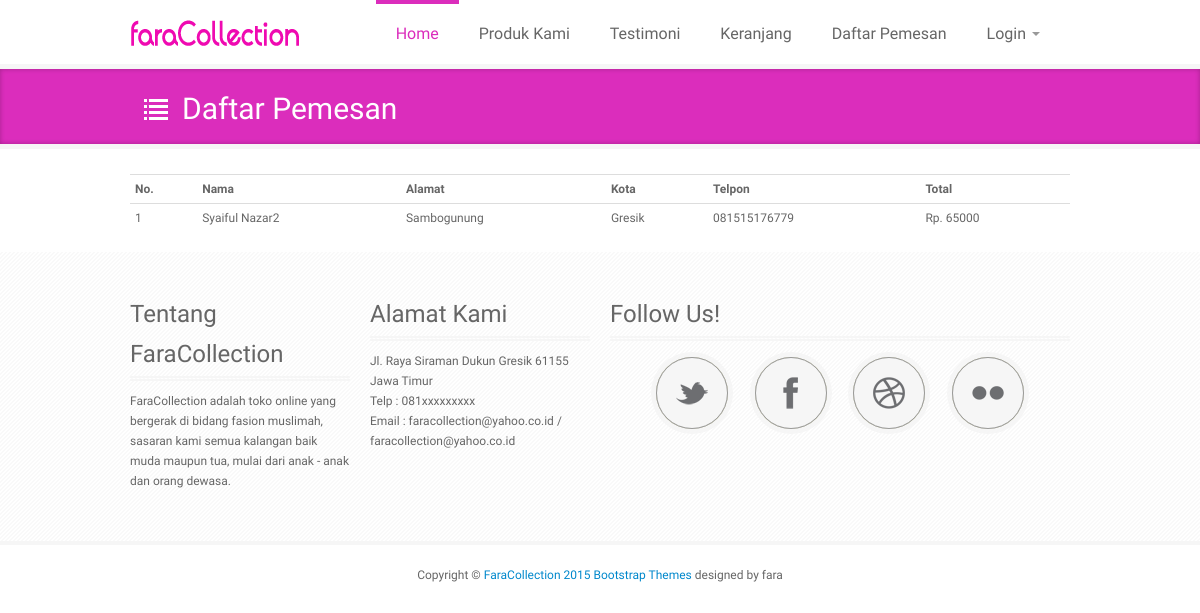
Page /daftar.php on the committed database.
### tables this page shows
CREATE TABLE IF NOT EXISTS `pemesan` (
  `id` int(11) NOT NULL AUTO_INCREMENT,
  `nm_usr` varchar(50) NOT NULL,
  `email_usr` varchar(50) NOT NULL,
  `almt_usr` text NOT NULL,
  `kp_usr` varchar(20) NOT NULL,
  `kota_usr` varchar(20) NOT NULL,
  `tlp` varchar(20) NOT NULL,
  `total` int(100) NOT NULL,
  PRIMARY KEY (`id`)
);

### daftar.php (the view, shortened to what this page needs)
<!DOCTYPE html>
<html lang="en">
<head>
    <link href="css/bootstrap.css" rel="stylesheet">
    <link href="css/bootstrap-responsive.css" rel="stylesheet">
	<link href="css/style.css" rel="stylesheet">
</head>
<body>
	<header>
		<div class="container">
			<div class="row">
				<div class="logo span3">
					<a class="brand" href="#"><img src="img/logo2.png" alt="Logo"></a>
				</div>
				<div class="span9">
					<div class="navbar navbar-inverse">
			    		<div class="navbar-inner">
			          		<div class="nav-collapse collapse">
			            		<ul class="nav">
			              			<li class="active"><a href="index.php">Home</a></li>
			              			<li><a href="produk.php">Produk Kami</a></li>
									<li><a href="testimoni.php">Testimoni</a></li>
                                    <li><a href="detail.php">Keranjang</a></li>
									<li><a href="daftar.php">Daftar Pemesan</a></li>
			              			<li class="dropdown">
			                			<a href="#" class="dropdown-toggle" data-toggle="dropdown">Login <b class="caret"></b></a>
			              			</li>
			            		</ul>
			          		</div>
			        	</div>
			      	</div>
				</div>
			</div>
		</div>
	</header>
	<div id="page-title">
		<div id="page-title-inner">
			<div class="container">
				<h2><i class="ico-list ico-white"></i>Daftar Pemesan</h2>
			</div>
		</div>
	</div>
	<div id="wrapper">
		<div class="container">
<table class="table table-hover table-condensed">
<tr>
					<th>No.</th>
					<th>Nama</th>
					<th>Alamat</th>
					<th>Kota</th>
					<th>Telpon</th>
					<th>Total</th>
				</tr>
			    <?php
				$no = 1;
							$get = mysql_query('SELECT * FROM pemesan');
							while($get_row = mysql_fetch_assoc($get)){
								echo '
								<tr>
									<td align="center">'.$no.'</td>
									<td align="center">'.$get_row['nm_usr'].'</td>
									<td align="center">'.$get_row['almt_usr'].'</td>
									<td align="right">'.$get_row['kota_usr'].'</td>
									<td align="right">'.$get_row['tlp'].'</td>
										<td align="right"> Rp. '.$get_row['total'].'</td>
								</tr>
								';
								$no++;
							}
				?>
</table>
		</div>
	</div>
	<div id="footer">
		<div class="container">
			<div class="row">
				<div class="span3">
					<h3>Tentang FaraCollection</h3>
					<p>
						FaraCollection adalah toko online yang bergerak di bidang fasion muslimah, sasaran kami semua kalangan baik muda maupun tua, mulai dari anak - anak dan orang dewasa.
					</p>
				</div>
				<div class="span3">
					<h3>Alamat Kami</h3>
					Jl. Raya Siraman Dukun Gresik 61155 Jawa Timur<br />
                    Telp : 081xxxxxxxxx<br />
                    Email : <a href="mailto:faracollection@yahoo.co.id">faracollection@yahoo.co.id</a> / <a href="mailto:faracollection@yahoo.co.id">faracollection@yahoo.co.id</a>
				</div>
				<div class="span6">
					<h3>Follow Us!</h3>
					<ul class="social-grid">
						<li>
							<div class="social-item">
								<div class="social-info-wrap">
									<div class="social-info">
										<div class="social-info-front social-twitter">
											<a href="http://twitter.com"></a>
										</div>
										<div class="social-info-back social-twitter-hover">
											<a href="http://twitter.com"></a>
										</div>
									</div>
								</div>
							</div>
						</li>
						<li>
							<div class="social-item">
								<div class="social-info-wrap">
									<div class="social-info">
										<div class="social-info-front social-facebook">
											<a href="http://facebook.com"></a>
										</div>
										<div class="social-info-back social-facebook-hover">
											<a href="http://facebook.com"></a>
										</div>
									</div>
								</div>
							</div>
						</li>
						<li>
							<div class="social-item">
								<div class="social-info-wrap">
									<div class="social-info">
										<div class="social-info-front social-dribbble">
											<a href="http://dribbble.com"></a>
										</div>
										<div class="social-info-back social-dribbble-hover">
											<a href="http://dribbble.com"></a>
										</div>
									</div>
								</div>
							</div>
						</li>
						<li>
							<div class="social-item">
								<div class="social-info-wrap">
									<div class="social-info">
										<div class="social-info-front social-flickr">
											<a href="http://flickr.com"></a>
										</div>
										<div class="social-info-back social-flickr-hover">
											<a href="http://flickr.com"></a>
										</div>
									</div>
								</div>
							</div>
						</li>
					</ul>
				</div>
			</div>
		</div>
	</div>
	<div id="copyright">
		<div class="container">
			<p>
				Copyright &copy; <a href="#">FaraCollection 2015</a> <a href="http://bootstrapmaster.com" alt="Bootstrap Themes">Bootstrap Themes</a> designed by fara
			</p>
		</div>
	</div>
</body>
</html>

### css/style.css (style rules this page uses)
body { font-family: 'Droid Sans'; font-size: 12px; color: #666; }
h1, h2, h3, h4, h5, h6 { font-weight: normal !important; color: #666; margin: 0; padding: 0; }
#wrapper { background: #fff; }
ul, ol { margin: 0; }
ul { list-style: none outside; }
header { background: #fff; border-bottom: 5px solid #f6f6f6; }
.logo img { margin-top:8px; }
.navbar, .navbar-inner, .nav { float: right; background: #fff !important; border: none; -webkit-box-shadow: none; -moz-box-shadow: none; box-shadow: none; padding: 0px; margin: 0; }
.navbar-inner { padding-left: 0px !important; padding-right: 0px !important; }
.navbar .nav > li > a { color: #666; border-top:4px solid #fff; text-shadow: none; font-size: 16px; padding: 20px; }
.navbar .nav > .active > a, .navbar .nav > .active > a:hover, .navbar .nav > .active > a:focus { color: #db2dbc; text-decoration: none; border-top:4px solid #db2dbc; background-color: #fff !important; -webkit-box-shadow: none; -moz-box-shadow: none; box-shadow: none; }
#page-title { background: #db2dbc; display: block; margin-bottom: 25px; position: relative; z-index: 20; border-bottom: 5px solid #f6f6f6; }
#page-title-inner { background:#db2dbc; box-shadow: inset 0px 0px 5px rgba(0,0,0,.25); padding: 10px; }
#page-title i { margin: -6px 2px -5px -18px; padding: 0px; }
#page-title h2 { display: inline-block; font-family: "Boogaloo" !important; color: #fff; padding: 10px 20px 5px 20px; font-size: 30px; }
#footer { background: url(../img/bg-k10.png) repeat; border-bottom: 4px solid #f6f6f6; color: #666 !important; padding: 40px 0px; z-index: 1; position: relative; opacity: 1; }
#footer, #footer p, #footer a { color: #666 !important; }
#footer h3 { padding: 2px 0px !important; margin-bottom: 10px; color: #666; border-bottom: 5px double #f6f6f6; }
#copyright { padding: 20px 0px; }
#copyright p { margin: 0 auto; width: 380px; text-align: center; color: #666; }
@media only screen and (min-width: 960px) { header { height: 64px; } }

### rows in the picture
pemesan: nm_usr "Syaiful Nazar2", almt_usr "Sambogunung", kota_usr "Gresik", tlp "081515176779", total "65000"
